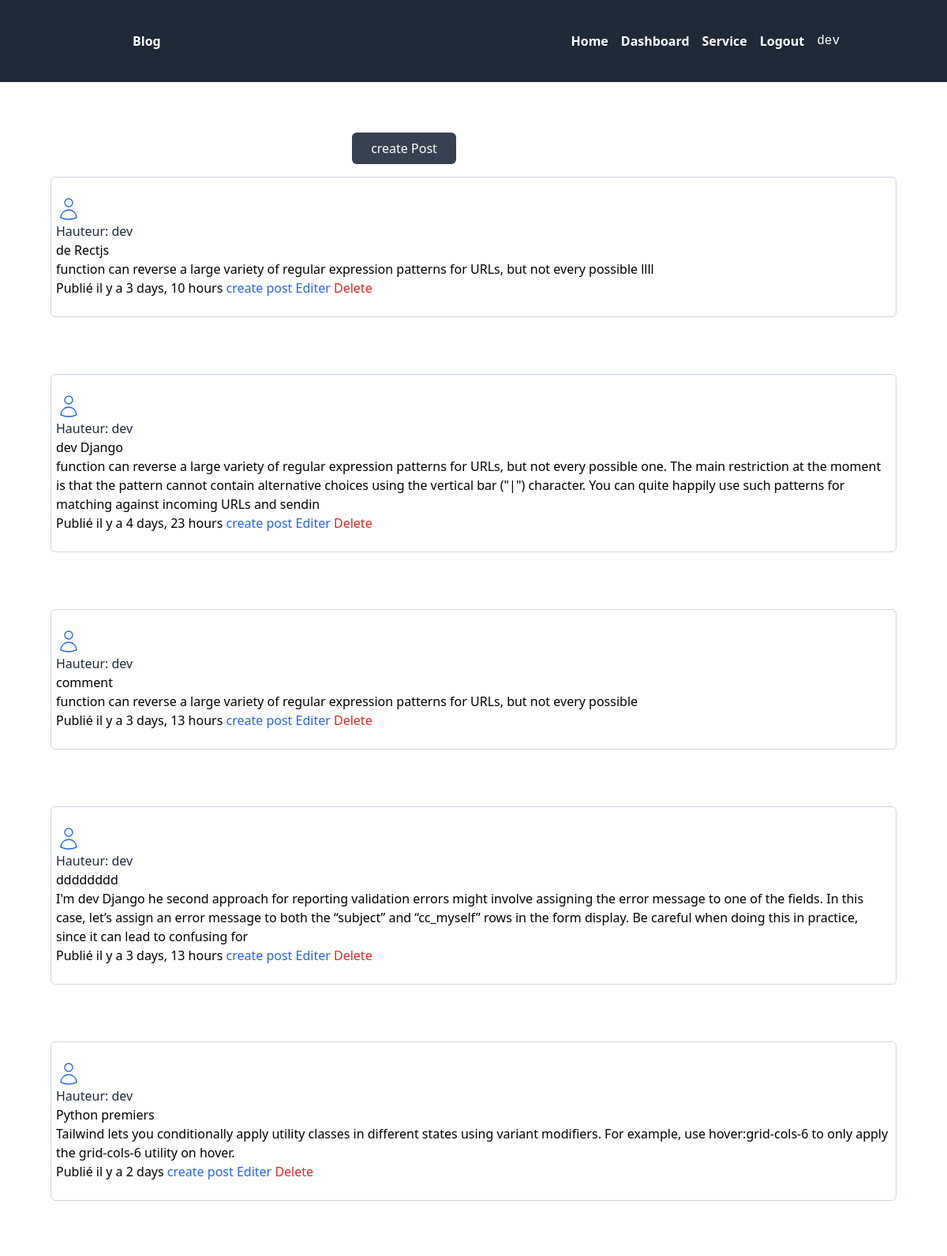
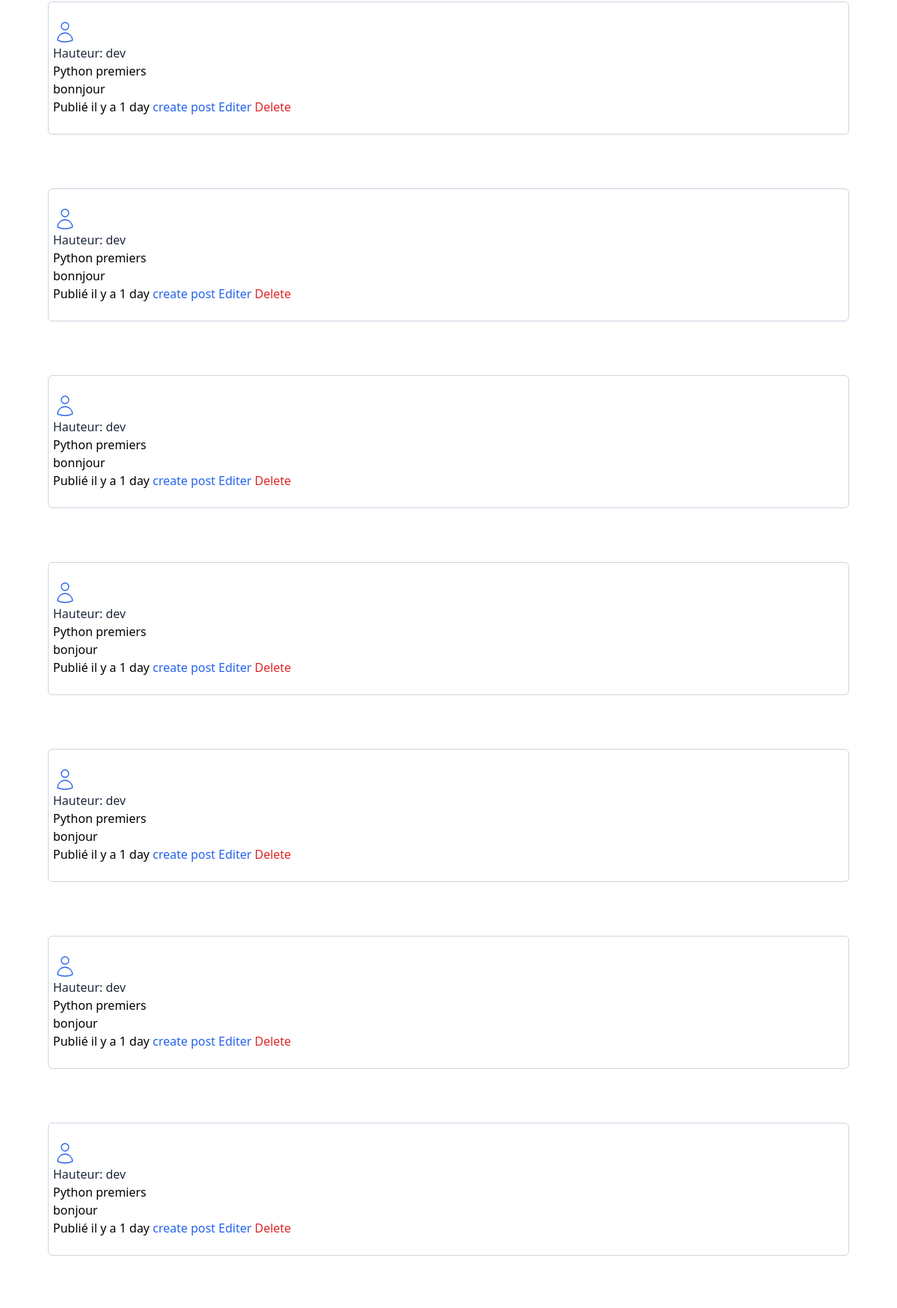
The page /dashboard (signed in, upper part) on the database its author committed (2 pictures, top to bottom).
### src/models.py (models this page shows, shortened)
class User(AbstractUser):
    pass

class BLog(models.Model):
    user = models.ForeignKey(User, on_delete=models.CASCADE)
    category = models.ForeignKey(CategoryBlog, on_delete=models.CASCADE)
    name = models.CharField(max_length =150, blank=True, null=True)
    Text  = models.TextField(max_length=1000 )
    image = models.ImageField(upload_to="image", blank=True)
    date = models.DateTimeField(auto_now=True)
    likes = models.ManyToManyField(User, related_name='blog_likes', blank=True)

### src/views.py (the view)
# urls.py: path('dashboard', views.dashboard, name="dashboard"),
def dashboard(request):
    if request.user.is_authenticated:
        post = BLog.objects.filter(user=request.user)
        return render(request, 'dashboad.html',{'post':post})
    else:
        return redirect('user_login')

### src/templates/dashboad.html (shortened to what this page needs)
{% extends 'base.html' %}
{% block content  %}
{% if user.is_authenticated %}
    <div class="container flex justify-center mt-16">
    <a class="py-2 px-6 text-white bg-gray-700 rounded-md " href="{% url 'create_post' %}">create Post</a>
  </div>
  {% for posts in  post %}
     <div class="flex items-stretch mt-2 m-16 space-x-1 ">
          <div class="px-1.5 py-6 bg-gray-200/150 mt-2 rounded-md w-full border
          border-slate-300">
          <p class="text-slate-800"> Hauteur: {{posts.user.username}}</p>
          <p>{{posts.name}}</p>
          <p>{{posts.Text}}</p>
          <span> Publié il y a {{posts.date|timesince}}</span>
          <a class="text-blue-600" href="{% url 'create_post' %}">create post</a>
          <a class="text-blue-600" href="{% url 'update_post' posts.id %}">Editer</a>
         <a class="text-red-600" href="{% url 'delete_post' posts.id %}">Delete</a><br>
       </div>
  </div>
  {% endfor %}
{% endif %}
{% endblock content  %}

### templates/navabar.html (shortened to what this page needs)
<nav class="bg-gray-800 p-10">
  <div class="container max-auto  flex justify-between items-center pl-42">
     <div class="text-white font-bold pl-32">
          <a href="">Blog</a>
     </div>
     <div class="hidden md:flex  space-x-4 pl-20 ">
        <a class="text-white font-bold hover:underline decoration-sky-500" href="{% url 'index' %}">Home</a>
        <a class="text-white font-bold hover:underline decoration-sky-500" href="{% url 'dashboard' %}">Dashboard</a>
        <a class="text-white font-bold hover:underline decoration-sky-500" href="">Service</a>
        {% if user.is_authenticated %}
        <a class="text-white font-bold hover:underline decoration-sky-500" href="{% url 'user_logut' %}">Logout</a>
         <samp class="text-white">{{user.username}}</samp>
         {% else %}
         <a class="text-white font-bold hover:underline decoration-sky-500" href="{% url 'user_login' %}">Login</a>
        {% endif %}
     </div>
  </div>
</nav>

### rows shown on the page
User: username "dev"
BLog: user.username "dev", name "de Rectjs", Text "function can reverse a large variety of regular expression patterns for URLs, but not every possible llll", date "3 days, 10 hours"
BLog: user.username "dev", name "dev Django", Text "function can reverse a large variety of regular expression patterns for URLs, but not every possible one. The main restriction at the moment is that the pattern cannot contain alternative choices using the vertical bar (\"|\") character. You can quite happily use such patterns for matching against incoming URLs and sendin", date "4 days, 23 hours"
BLog: user.username "dev", name "comment", Text "function can reverse a large variety of regular expression patterns for URLs, but not every possible", date "3 days, 13 hours"
BLog: user.username "dev", name "dddddddd", Text "I'm dev Django he second approach for reporting validation errors might involve assigning the error message to one of the fields. In this case, let’s assign an error message to both the “subject” and “cc_myself” rows in the form display. Be careful when doing this in practice, since it can lead to confusing for", date "3 days, 13 hours"
BLog: user.username "dev", name "Python premiers", Text "Tailwind lets you conditionally apply utility classes in different states using variant modifiers. For example, use hover:grid-cols-6 to only apply the grid-cols-6 utility on hover.", date "2 days"
BLog: user.username "dev", name "Python premiers", Text "bonnjour", date "1 day"
BLog: user.username "dev", name "Python premiers", Text "bonnjour", date "1 day"
BLog: user.username "dev", name "Python premiers", Text "bonnjour", date "1 day"
BLog: user.username "dev", name "Python premiers", Text "bonjour", date "1 day"
BLog: user.username "dev", name "Python premiers", Text "bonjour", date "1 day"
BLog: user.username "dev", name "Python premiers", Text "bonjour", date "1 day"
BLog: user.username "dev", name "Python premiers", Text "bonjour", date "1 day"
